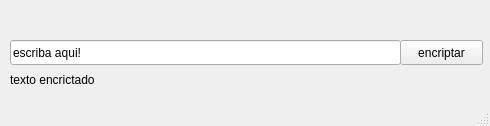
<?xml version="1.0" encoding="UTF-8"?>
<ui version="4.0">
 <class>MainWindow</class>
 <widget class="QMainWindow" name="MainWindow">
  <property name="geometry">
   <rect>
    <x>0</x>
    <y>0</y>
    <width>490</width>
    <height>126</height>
   </rect>
  </property>
  <property name="windowTitle">
   <string>MainWindow</string>
  </property>
  <widget class="QWidget" name="centralwidget">
   <widget class="QLineEdit" name="texto">
    <property name="geometry">
     <rect>
      <x>10</x>
      <y>40</y>
      <width>391</width>
      <height>25</height>
     </rect>
    </property>
    <property name="text">
     <string>escriba aqui!</string>
    </property>
   </widget>
   <widget class="QLabel" name="textoencry">
    <property name="geometry">
     <rect>
      <x>10</x>
      <y>70</y>
      <width>471</width>
      <height>20</height>
     </rect>
    </property>
    <property name="text">
     <string>texto encrictado</string>
    </property>
   </widget>
   <widget class="QPushButton" name="encriptar">
    <property name="geometry">
     <rect>
      <x>400</x>
      <y>40</y>
      <width>83</width>
      <height>25</height>
     </rect>
    </property>
    <property name="text">
     <string>encriptar</string>
    </property>
   </widget>
  </widget>
  <widget class="QStatusBar" name="statusbar"/>
 </widget>
 <resources/>
 <connections/>
</ui>
